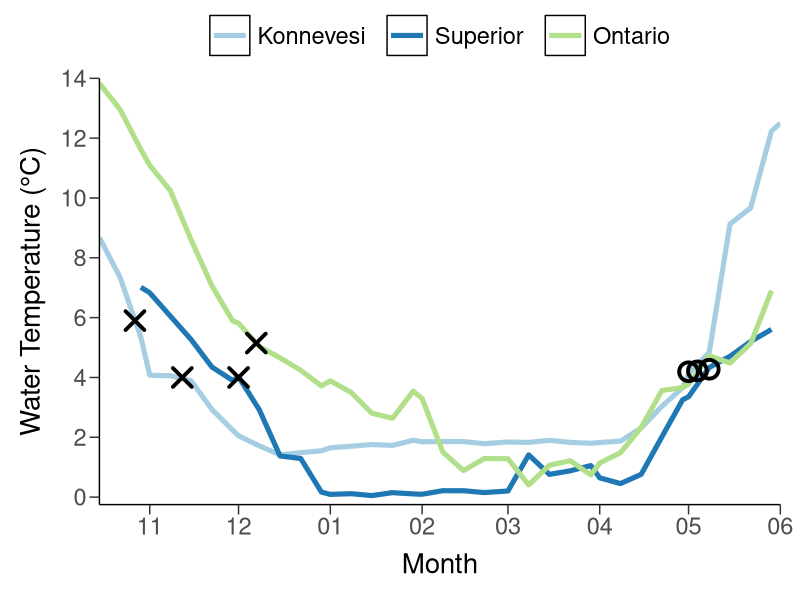

Generate this figure with R: (Note: this script raises an error after producing the figure.)
## ===========================================================
## Clear the environment first
## ===========================================================
rm(list = ls(all.names=TRUE))

## ===========================================================
## Load packages
## ===========================================================
library(readxl)
library(dplyr)
library(ggplot2)
library(lubridate)


## ===========================================================
## Read in Superior data
## ===========================================================
temp.ls <- read_excel("data/Winter_Lake_Temperatures/LakeSuperior_SandIsland_temperature_logger_2016-18.xlsx",
                   sheet = "2016-2018") %>% 
  mutate(date = as.POSIXct(timestamp, tz = "America/New_York")) %>% 
  filter(date >= "2017-10-15" & date < "2018-06-01") %>% 
  mutate(two.weeks = round_date(date, "7 days"),
         lake = "superior") %>% 
  group_by(lake, two.weeks) %>% 
  summarize(temp.c = mean(temp.c)) %>% 
  mutate(year = year(two.weeks),
         month = month(two.weeks),
         day = day(two.weeks),
         year = ifelse(year == 2017, 2019, 2020),
         date = as.POSIXct(paste0(year, "-", month, "-", day), format = "%Y-%m-%d")) %>% 
  select(lake, date, temp.c)


## ===========================================================
## Read in Superior data
## ===========================================================
temp.lo <- read_excel("data/Winter_Lake_Temperatures/LakeOntario_ChaumontBay.xlsx",
                      sheet = "LakeOntario_ChaumontBay") %>% 
  mutate(date = as.POSIXct(date, tz = "America/New_York")) %>% 
  filter(date >= "2018-10-15" & date < "2019-06-01") %>% 
  mutate(two.weeks = round_date(date, "7 days"),
         lake = "ontario") %>% 
  group_by(lake, two.weeks) %>% 
  summarize(temp.c = mean(temp.c)) %>% 
  mutate(year = year(two.weeks),
         month = month(two.weeks),
         day = day(two.weeks),
         year = ifelse(year == 2018, 2019, 2020),
         date = as.POSIXct(paste0(year, "-", month, "-", day), format = "%Y-%m-%d")) %>% 
  select(lake, date, temp.c)


## ===========================================================
## Read in Konnevesi data
## ===========================================================
temp.lk <- read_excel("data/Winter_Lake_Temperatures/LakeKonnevesi_temperature.xlsx",
                      sheet = "Sheet1") %>% 
  filter(date >= "2017-10-15", date <= "2018-06-01") %>% 
  mutate(two.weeks = round_date(date, "7 days"),
         lake = "konnevesi") %>% 
  group_by(lake, two.weeks) %>% 
  summarize(temp.c = mean(temp.c)) %>% 
  mutate(year = year(two.weeks),
         month = month(two.weeks),
         day = day(two.weeks),
         year = ifelse(year == 2017, 2019, 2020),
         date = as.POSIXct(paste0(year, "-", month, "-", day), format = "%Y-%m-%d")) %>% 
  select(lake, date, temp.c)


## ===========================================================
## Spawning periods
## ===========================================================
temp.spawn.ls <- data.frame(lake = "superior",
                            date = as.POSIXct("2019-12-01"),
                            temp.c = 4.0)

temp.spawn.lo <- data.frame(lake = "ontario",
                            date = as.POSIXct("2019-12-07"),
                            temp.c = 5.15)

temp.spawn.lk.a <- data.frame(lake = "konnevesi",
                            date = as.POSIXct("2019-10-27"),
                            temp.c = 5.9)

temp.spawn.lk.l <- data.frame(lake = "konnevesi",
                              date = as.POSIXct("2019-11-12"),
                              temp.c = 4.0)

temp.spawn <- bind_rows(temp.spawn.ls, temp.spawn.lo, temp.spawn.lk.a, temp.spawn.lk.l)


## ===========================================================
## Hatching periods
## ===========================================================

temp.hatch.ls <- data.frame(lake = "superior",
                            date = as.POSIXct("2020-05-08"),
                            temp.c = 4.275)

temp.hatch.lo <- data.frame(lake = "ontario",
                            date = as.POSIXct("2020-05-04"),
                            temp.c = 4.22)

temp.hatch.lk <- data.frame(lake = "konnevesi",
                            date = as.POSIXct("2020-05-01"),
                            temp.c = 4.19)

temp.hatch <- bind_rows(temp.hatch.ls, temp.hatch.lo, temp.hatch.lk)


## ===========================================================
## Combine lake temps
## ===========================================================
temp <- bind_rows(temp.ls, temp.lo, temp.lk) %>% 
  mutate(lake = factor(lake, levels = c("konnevesi", "superior", "ontario"), ordered = TRUE))


## ===========================================================
## Plot time-series
## ===========================================================
ggplot(temp, aes(x = date, y = temp.c, group = lake)) +
  geom_path(size = 1.75, aes(color = lake)) +
  geom_point(data = temp.spawn, aes(x = date, y = temp.c, group = lake), size = 5, shape = 4, stroke = 2, show.legend = FALSE) +
  geom_point(data = temp.hatch, aes(x = date, y = temp.c, group = lake), size = 5, shape = 1, stroke = 2, show.legend = FALSE) +
  #geom_hline(yintercept = 2, linetype = "dashed", color = "gray50") +
  #geom_hline(yintercept = 4.5, linetype = "dashed", color = "gray50") +
  #geom_hline(yintercept = 7, linetype = "dashed", color = "gray50") +
  #geom_hline(yintercept = 9, linetype = "dashed", color = "gray50") +
  scale_x_datetime(date_labels = "%m", date_breaks = "1 month", expand = c(0.0, 0.0)) +
  scale_y_continuous(limits = c(-0.25, 14), breaks = seq(0, 14, 2), expand = c(0.0, 0.0)) +
  scale_color_manual(labels = c("Konnevesi  ", "Superior  ", "Ontario"),
                     values = c("#a6cee3", "#1f78b4", "#b2df8a")) +
  labs(y = "Water Temperature (°C)", x = "Month") +
  #guides(color = guide_legend(nrow = 2, byrow = TRUE)) +
  theme(panel.background = element_blank(), 
        panel.grid = element_blank(), 
        axis.line = element_line(), 
        axis.text = element_text(size = 17),
        axis.title.x = element_text(size = 20, margin = margin(10, 0, 0, 0)), 
        axis.title.y = element_text(size = 20, margin = margin(0, 10, 0, 0)), 
        axis.ticks.length = unit(2.5, 'mm'),
        legend.position = "top", 
        legend.text = element_text(size = 17),
        legend.title = element_blank(), 
        legend.key.size = unit(2, 'lines'),
        legend.key = element_rect(fill = "white"), 
        strip.background = element_rect(fill = "white"), 
        plot.margin = unit(c(2, 5, 5, 5), "mm"))

ggsave("figures/bioRxiv/Temp-Profiles.png", width = 12, height = 7, dpi = 300)

